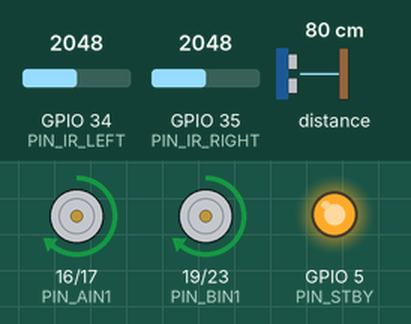
The sketch below on a simulated ESP32. Shown: motor-driver pin pairs drawn as motors (green arrow = first pin HIGH = forward, orange = second pin HIGH = backward, longer = more drive, scaled by the enable pin, stopped while the standby pin is LOW), output pins drawn as LEDs (lit = HIGH). The inputs (shaded band) are chosen by the test bench; at power-on: distance to the obstacle 80 cm, GPIO 34 (PIN_IR_LEFT) = 2048, GPIO 35 (PIN_IR_RIGHT) = 2048. What the sketch prints to the serial monitor is not drawn.

Above: at 2.2 s.
2.3 s: distance to the obstacle set to 13 cm
3.8 s: distance to the obstacle set to 10 cm
At 4.2 s:
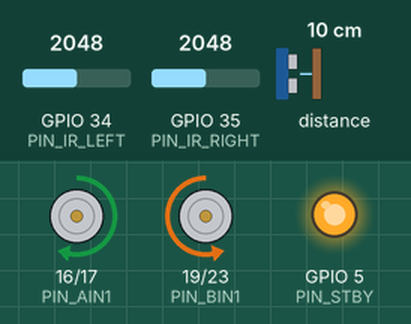
6.8 s: GPIO 34 (PIN_IR_LEFT) set to 1951
At 7.49 s:
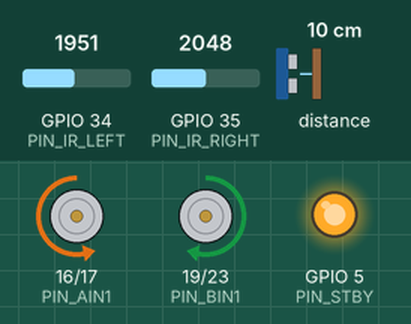
9.8 s: GPIO 34 (PIN_IR_LEFT) set to 2040
12.8 s: GPIO 34 (PIN_IR_LEFT) set to 1960
Timing chart, 0 to 16.8 s (numbered marks = the images above; inputs shaded):
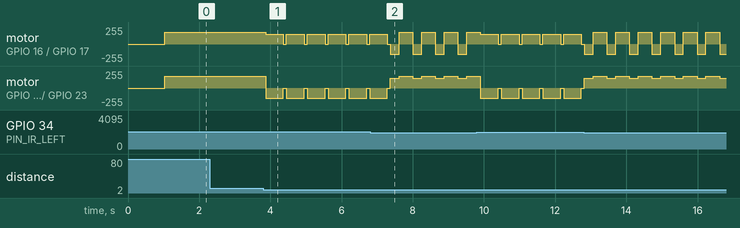

The sketch:

main.ino
```cpp
#include <Wire.h>
#include <VL53L0X.h>
#include "config.h"

// Hardware instances
VL53L0X tofSensor;

// Robot orientation & position
int currentX = 0;
int currentY = 0;
Direction currentHeading = NORTH;

// Motor helper functions
void setMotorSpeed(int leftSpeed, int rightSpeed) {
    // Left motor direction
    if (leftSpeed >= 0) {
        digitalWrite(PIN_AIN1, HIGH);
        digitalWrite(PIN_AIN2, LOW);
    } else {
        digitalWrite(PIN_AIN1, LOW);
        digitalWrite(PIN_AIN2, HIGH);
        leftSpeed = -leftSpeed;
    }

    // Right motor direction
    if (rightSpeed >= 0) {
        digitalWrite(PIN_BIN1, HIGH);
        digitalWrite(PIN_BIN2, LOW);
    } else {
        digitalWrite(PIN_BIN1, LOW);
        digitalWrite(PIN_BIN2, HIGH);
        rightSpeed = -rightSpeed;
    }

    // Clamp PWM values
    analogWrite(PIN_PWMA, constrain(leftSpeed, 0, 255));
    analogWrite(PIN_PWMB, constrain(rightSpeed, 0, 255));
}

void moveForward() {
    setMotorSpeed(FORWARD_SPEED, FORWARD_SPEED);
}

void stopMotors() {
    setMotorSpeed(0, 0);
}

void turnLeft() {
    setMotorSpeed(-TURN_SPEED, TURN_SPEED);
    delay(250); // Calibrate delay based on chassis rotation
    stopMotors();
    currentHeading = (Direction)((currentHeading + 3) % 4);
}

void turnRight() {
    setMotorSpeed(TURN_SPEED, -TURN_SPEED);
    delay(250); // Calibrate delay based on chassis rotation
    stopMotors();
    currentHeading = (Direction)((currentHeading + 1) % 4);
}

void setup() {
    Serial.begin(115200);
    Wire.begin(PIN_I2C_SDA, PIN_I2C_SCL);

    // Motor driver pin modes
    pinMode(PIN_PWMA, OUTPUT);
    pinMode(PIN_AIN1, OUTPUT);
    pinMode(PIN_AIN2, OUTPUT);
    pinMode(PIN_PWMB, OUTPUT);
    pinMode(PIN_BIN1, OUTPUT);
    pinMode(PIN_BIN2, OUTPUT);
    pinMode(PIN_STBY, OUTPUT);
    digitalWrite(PIN_STBY, HIGH); // Enable driver

    // Sensor pin modes
    pinMode(PIN_IR_LEFT, INPUT);
    pinMode(PIN_IR_RIGHT, INPUT);

    // Initialize Time-of-Flight sensor
    if (!tofSensor.init()) {
        Serial.println("Failed to detect VL53L0X ToF sensor!");
    } else {
        tofSensor.setTimeout(500);
        tofSensor.startContinuous();
    }

    Serial.println("Master-Mouse system initialized.");
    delay(1000);
}

void loop() {
    // 1. SENSE: Read clearance distances
    uint16_t frontDistance = tofSensor.readRangeContinuousMillimeters();
    int leftIR = analogRead(PIN_IR_LEFT);
    int rightIR = analogRead(PIN_IR_RIGHT);

    bool wallFront = (frontDistance < WALL_DISTANCE_THRESHOLD);
    bool wallRight = (rightIR > 2000); // ADC threshold for obstacle proximity
    bool wallLeft  = (leftIR > 2000);

    // 2. DECIDE: Wall-following / flood fill navigation logic
    if (!wallRight) {
        // Prioritize right wall opening
        turnRight();
        moveForward();
        delay(300);
    } else if (!wallFront) {
        // Proceed straight through corridor
        moveForward();
    } else if (!wallLeft) {
        // Turn toward open left flank
        turnLeft();
        moveForward();
        delay(300);
    } else {
        // Dead end: U-turn
        turnRight();
        turnRight();
    }

    // 3. DRIVE: Small control cycle delay
    delay(50);
}
```

config.h
```cpp
#ifndef CONFIG_H
#define CONFIG_H

#include <Arduino.h>

// --- Maze Dimensions ---
#define MAZE_WIDTH  16
#define MAZE_HEIGHT 1=8

// --- TB6612FNG Motor Driver Pins ---
#define PIN_PWMA  4   // Left motor PWM speed
#define PIN_AIN1 16   // Left motor direction 1
#define PIN_AIN2 17   // Left motor direction 2
#define PIN_PWMB 18   // Right motor PWM speed
#define PIN_BIN1 19   // Right motor direction 1
#define PIN_BIN2 23   // Right motor direction 2
#define PIN_STBY  5   // Motor driver standby pin

// --- Distance Sensor Pins ---
#define PIN_IR_LEFT   34  // Analog pin for Left IR sensor
#define PIN_IR_RIGHT  35  // Analog pin for Right IR sensor
#define PIN_I2C_SDA   21  // ESP32 default SDA for VL53L0X ToF
#define PIN_I2C_SCL   22  // ESP32 default SCL for VL53L0X ToF

// --- Navigation & Thresholds (mm) ---
#define WALL_DISTANCE_THRESHOLD 120  // Wall presence detection limit
#define FORWARD_SPEED           180  // PWM value (0 - 255)
#define TURN_SPEED              150  // PWM value (0 - 255)

// --- Direction Constants ---
enum Direction {
    NORTH = 0,
    EAST  = 1,
    SOUTH = 2,
    WEST  = 3
};

#endif // CONFIG_H
```

Measured:
- the behaviour switches between 12 and 11 cm on distance to the obstacle (found by bisection; images 0 and 1)
- the behaviour switches between 2001 and 2000 on GPIO 34 (PIN_IR_LEFT) (found by bisection; images 1 and 2)
- after the input at 2.3 s, every drawn part: stays the same
- after the input at 3.8 s, motor on GPIO 16 (PIN_AIN1) / GPIO 17 (PIN_AIN2): alternates forward 150/255 for 0.50 s and stopped for 0.08 s, starting after 0.07 s; motor on GPIO 19 (PIN_BIN1) / GPIO 23 (PIN_BIN2): alternates backward 150/255 for 0.50 s and stopped for 0.08 s, starting after 0.07 s
